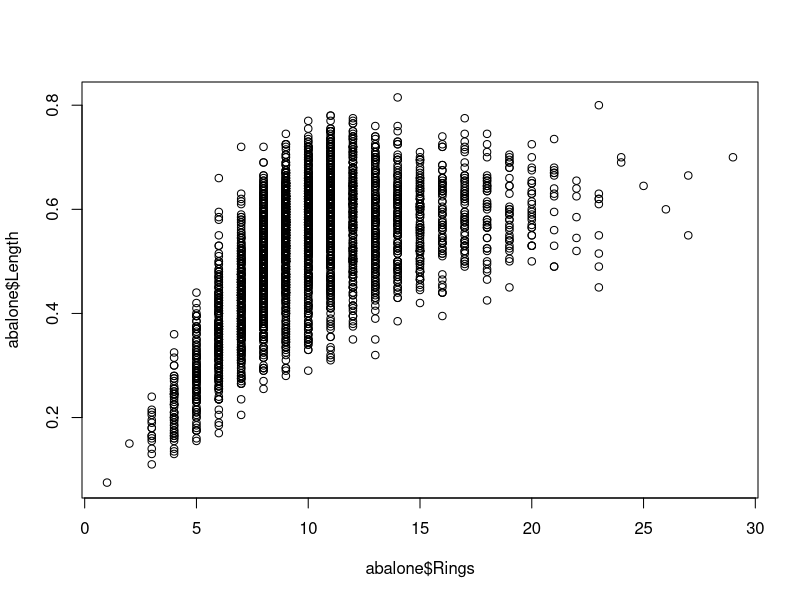
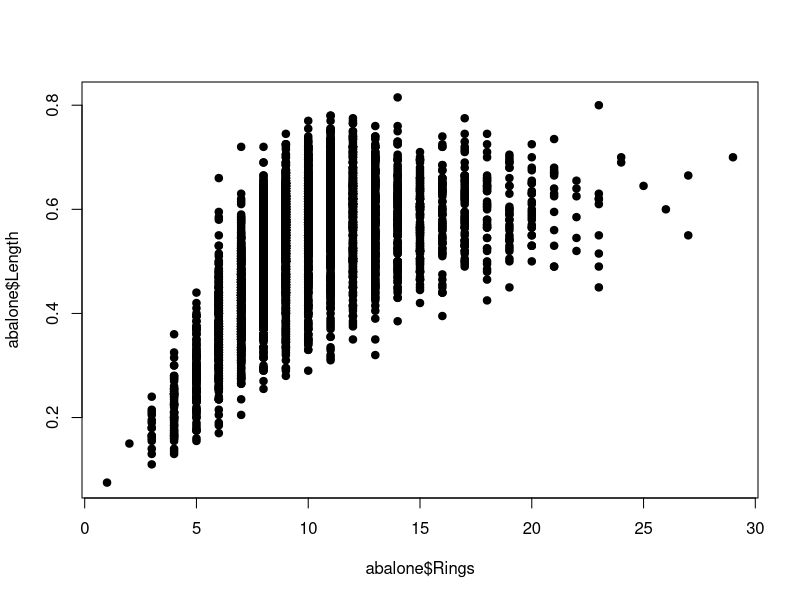
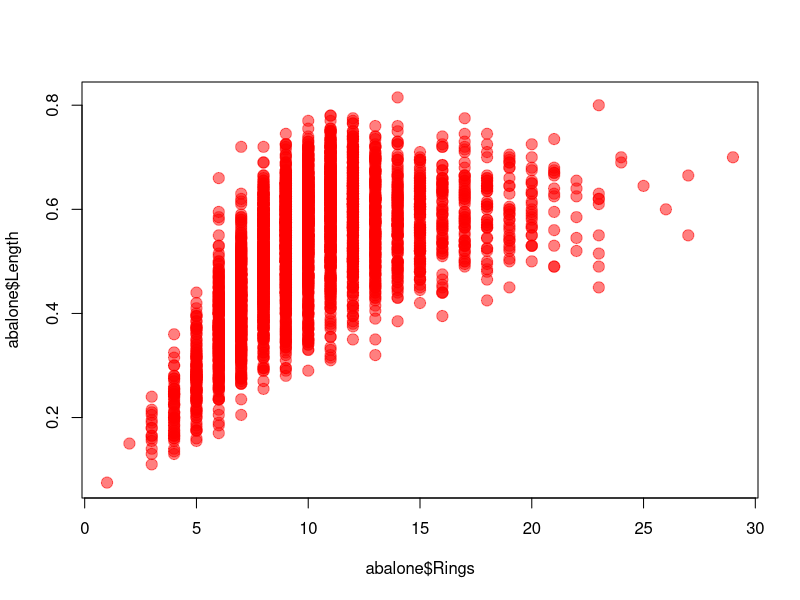
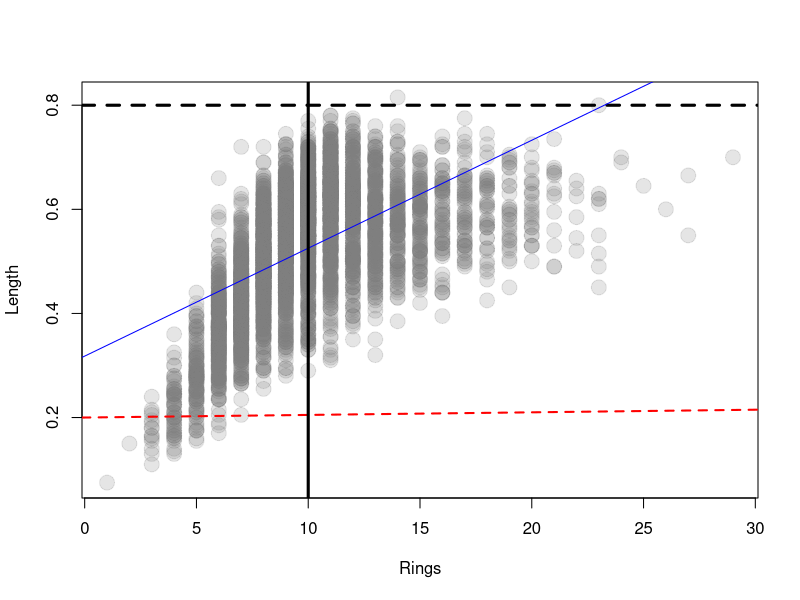
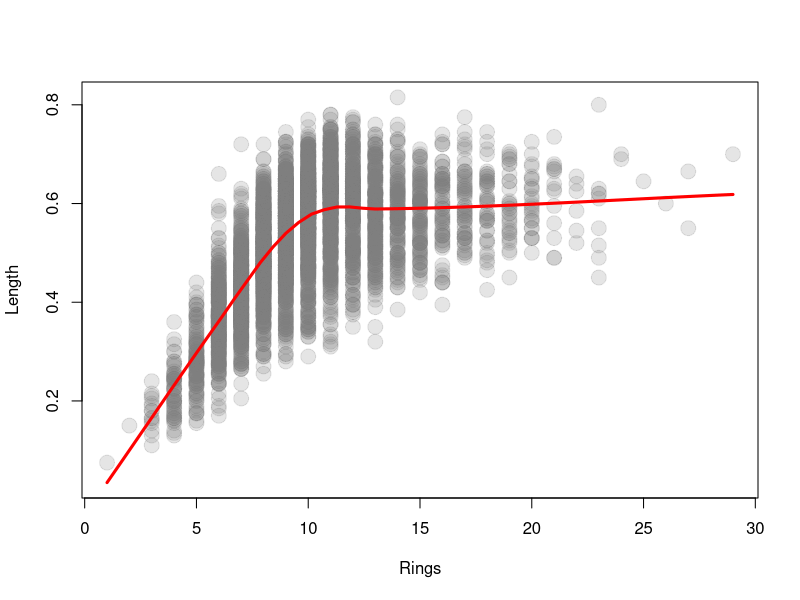
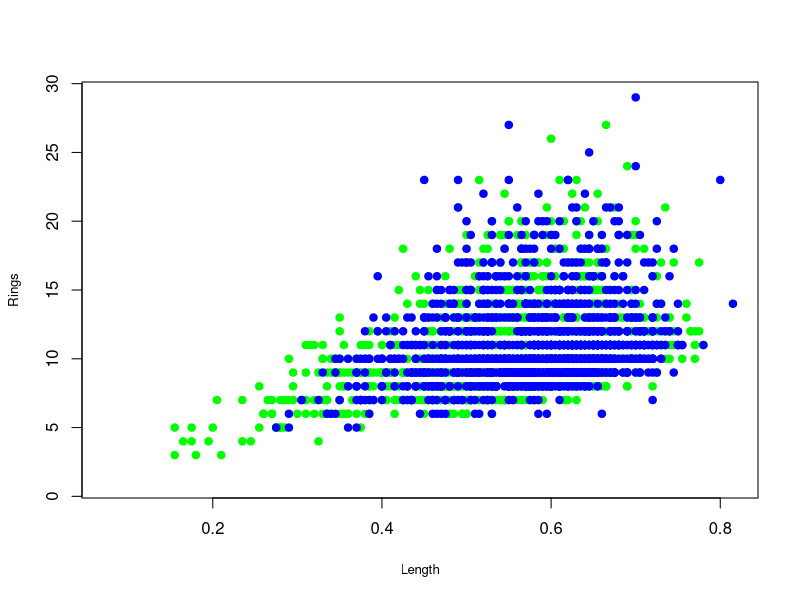
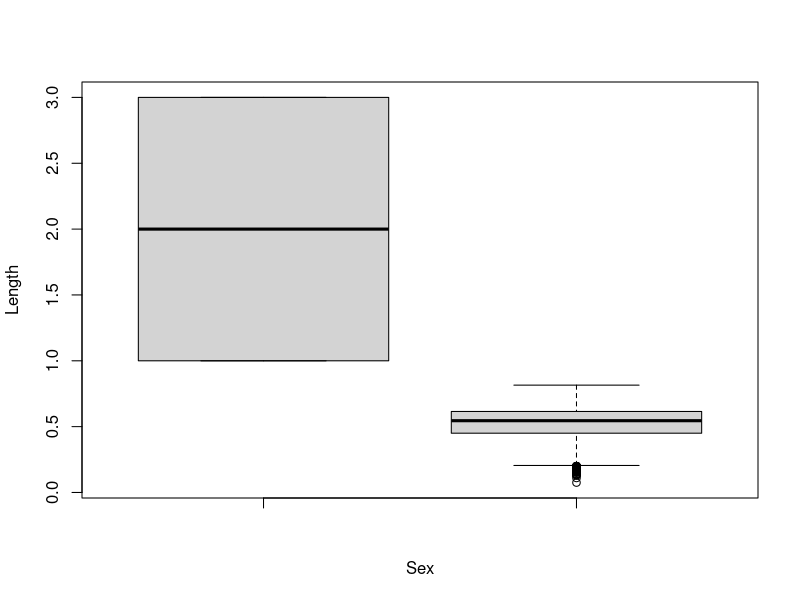
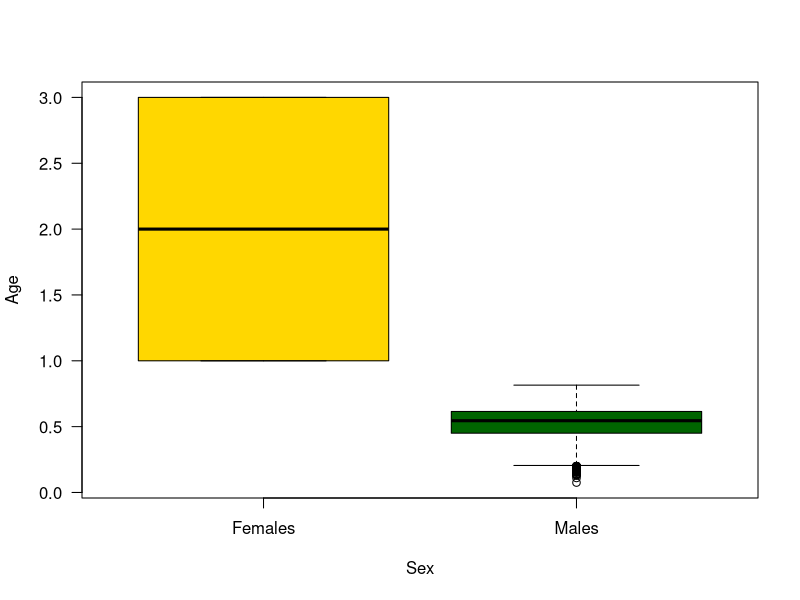

Source code (R) for these figures, in order:
## ---- chunk 1
abalone <- read.csv("Data/abalone.csv")
head(abalone)


#BASIC PLOTTING
names(abalone)

#plot(x, y, data)
plot(abalone$Rings, abalone$Length)

#change the points to be filled in, pch = point character
plot(abalone$Rings, abalone$Length, pch = 19) #plot(x,y) plot(y~x)

#change the colour, size, and transparency
col=adjustcolor("grey50", alpha=0.2)

plot(abalone$Rings, abalone$Length, pch = 19, col= adjustcolor("red", alpha = 0.5), 
     cex=1.5)

#change the x and y axis labels and customize the y axis 
plot(abalone$Rings, abalone$Length, pch = 19, col= col, 
     cex=2, xlab = "Rings", ylab = "Length")

#plot a line of best fit ontop
abline(h=0.8, col= "black", lwd = 3, lty=2)

abline(0.2, 0.0005, col="red", lty=2, lwd=2)

#plot a regression line
?lm
lm<-lm(abalone$Length~abalone$Rings)
abline(lm, col="blue")
abline(v = 10, col= "black", lwd = 3)

#smoothed line ontop of data
scatter.smooth(abalone$Rings, abalone$Length, pch = 19, col= col, 
     cex=2, xlab = "Rings", ylab = "Length" , lpars =
                    list(col = "red", lwd = 3, lty = 1))

#export the image to your current working directory
#what is your working directory?
getwd()

# 1. Open jpeg file
jpeg("rplot.jpg", width = 1400, height = 1400)
# 2. Create the plot
plot(abalone$Rings, abalone$Length, pch = 19, col= col, 
     cex=2, xlab = "Rings", ylab = "Length")
# 3. Close the file
dev.off() 

#look at your file - the text is too small, make it bigger
# 1. Open jpeg file
jpeg("rplot.jpg", units = "in", res = 300, width = 7, height = 5)
# 2. Create the plot
par(mar = c(1,1,1,1)+4)
par(oma = c(1,1,1,1))
plot(abalone$Rings, abalone$Length, pch = 19, col= col, 
     cex=2, xlab = "Rings", ylab = "Length", cex.lab = 2, cex.axis = 2)
# 3. Close the file
dev.off()


#PLOT A two scatterplots on top of each other, male and female
males <- subset(abalone, Sex == "M")
females <- subset(abalone, Sex == "F")
plot(Rings~Length, data = males, col="green", 
   ylim=range(abalone$Rings), xlim = range(abalone$Length), xlab="Length",
   ylab="Rings", cex.lab=0.8, pch = 19)

points(Rings~Length, data = females, col="blue", 
   ylim=range(abalone$Rings), xlim = range(abalone$Length), xlab="Length",
   ylab="Rings", cex.lab=0.8, pch = 19)

#BOXPLOTS
boxplot(as.factor(abalone$Sex), abalone$Length, 
        xlab="Sex", ylab="Length") 

#pretty basic, add some colour
boxplot(as.factor(abalone$Sex), abalone$Length,  
   xlab="Sex", ylab="Age", 
   col=(c("gold","darkgreen")), 
   axes=FALSE)
# Make x axis using Mon-Fri labels
axis(1, at=1:2, lab=c("Females", "Males"))
# Make y axis with horizontal labels that display ticks at 
# every 4 marks. 4*0:max_y is equivalent to c(0,4,8,12).
axis(2, las=1)
box()

#SEE HERE FOR REFERENCE FOR BASE PLOTTING COMMANDS:
#https://www.statmethods.net/advgraphs/parameters.html

## ---- chunk 2
library(dplyr)
library(ggplot2)
# fake data:
d <- data.frame(x = c(1:8, 1:8), y = runif(16),
  group1 = rep(gl(2, 4, labels = c("a", "b")), 2),
  group2 = gl(2, 8))
head(d)
ggplot(data = d, aes(x = x, y = y, color = group1)) +
  geom_point() +
  facet_grid(~group2)
## ---- chunk 3
ggplot(mpg, aes(cty, hwy)) + 
  geom_point(aes(color = class, size = cyl))
## ---- chunk 4
ggplot(mpg) + 
  geom_point(aes(cty, hwy,colour = cyl)) 

## ---- chunk 5
morph <- read.csv("Data/Morph_for_Sato.csv", stringsAsFactors = FALSE)
names(morph) <- tolower(names(morph)) # make columns names lowercase
morph <- filter(morph, islandid == "Flor_Chrl") # take only one island
morph <- select(morph, taxonorig, sex, wingl, beakh, ubeakl) # only keep these columns
morph <- rename(morph, taxon = taxonorig)
morph <- data.frame(na.omit(morph)) # remove all rows with any NAs to make this simple
morph <- as_tibble(morph)
set.seed(1)
morph <- morph[base::sample(seq_len(nrow(morph)), 200), ] # downsample
## ---- chunk 6
ggplot(morph, aes(wingl, beakh)) +
  geom_point(aes(colour = sex)) 
## ---- chunk 7
 # exercise
ggplot(morph, aes(wingl, beakh)) +
  geom_point(aes(size=ubeakl))
## ---- chunk 8
 # exercise
ggplot(morph, aes(wingl, beakh)) +
  geom_point(aes(color=taxon))
## ---- chunk 9
 # exercise
ggplot(morph, aes(wingl, beakh)) +
  geom_point(aes(color=ubeakl))
## ---- chunk 10
 # exercise
ggplot(morph, aes(wingl, beakh)) +
  geom_point(aes(color=taxon, shape=sex, size=ubeakl))
## ---- chunk 11
ggplot(morph, aes(wingl, beakh)) + 
  geom_point()
## ---- chunk 12
 # exercise
ggplot(morph, aes(sex, wingl)) +
  geom_violin() +
  geom_dotplot(binaxis = "y")
## ---- chunk 13
 # exercise
ggplot(morph, aes(wingl)) +
  geom_histogram(bins = 5)
## ---- chunk 14
 # exercise
ggplot(morph, aes(taxon, wingl)) +
  geom_boxplot()
## ---- chunk 15
 # exercise
ggplot(morph, aes(wingl, taxon)) +
  geom_boxplot() +
  coord_flip()
  
## ---- chunk 16
ggplot(morph, aes(wingl, beakh)) + 
  geom_point() +
  theme_dark()
## ---- chunk 17
ggplot(morph, aes(wingl, beakh)) +
  geom_point(aes(colour= sex)) +
  #scale_color_manual(name = "sex",
  #                   values = c("F" = "#bf0584",
  #                                "M" = "blue")) +
  scale_color_viridis_d() +
  xlab("Wing Length") +
  ylab("Beak Height") +
  theme_dark() 
## ---- chunk 18
ggplot(morph, aes(wingl, beakh))+
  geom_point(aes(colour= ubeakl)) +
  scale_color_gradient(low="blue", high="red") +
  xlab("Wing Length")+
  ylab("Beak Height") +
  theme_dark() 
## ---- chunk 19
#challenge


